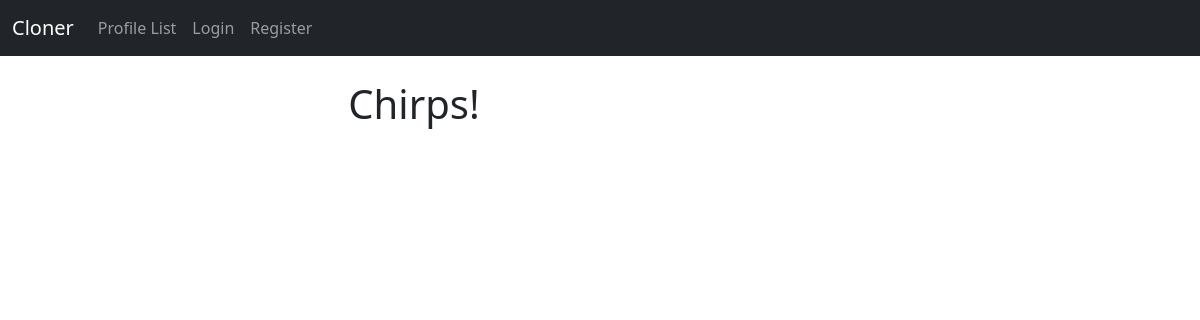
The app's page /, older data.
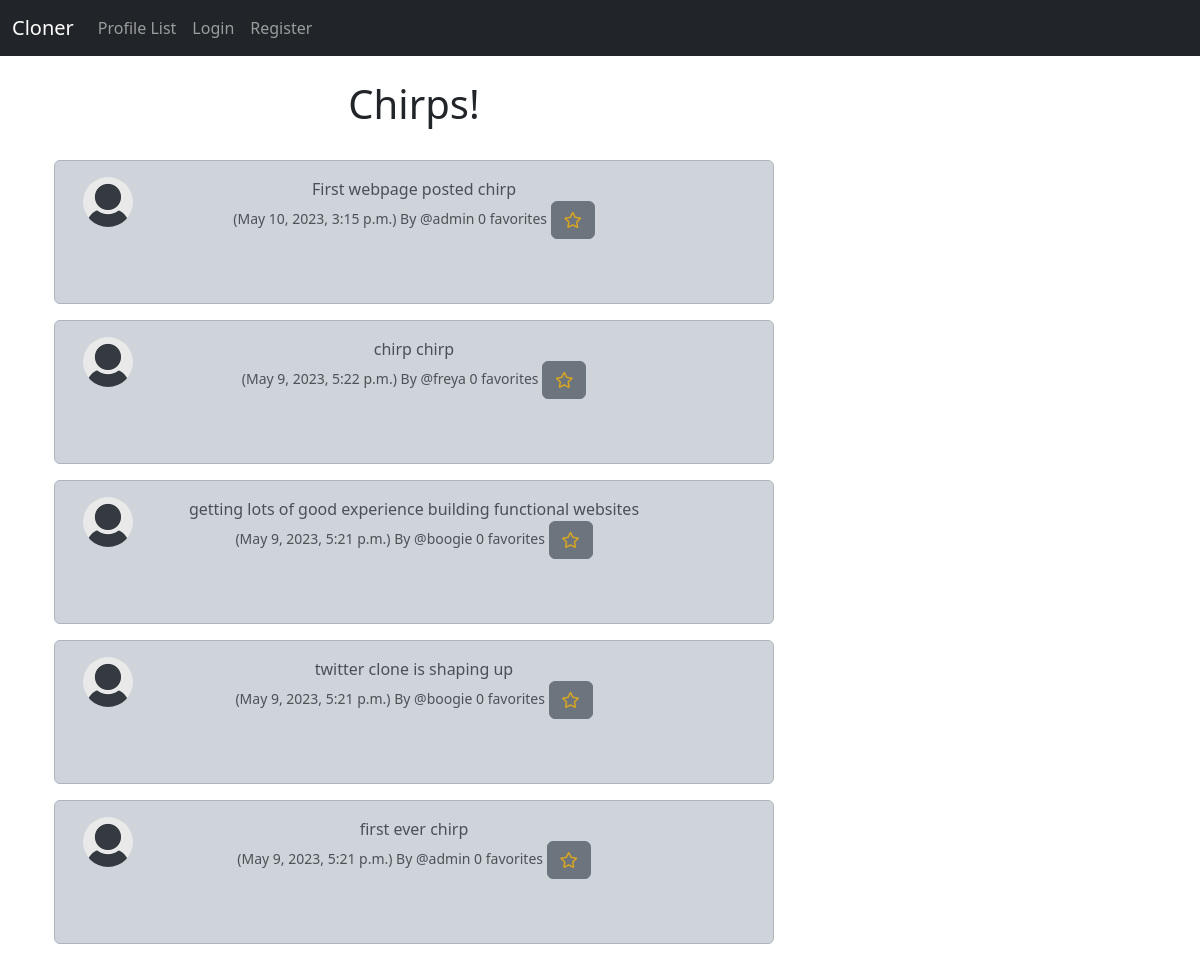
The same page, newer data.
### cloner/models.py (models this page shows, shortened)
class Chirp(models.Model):
    user = models.ForeignKey(
        User, related_name="chirps",
        on_delete=models.DO_NOTHING
    )
    body = models.CharField(max_length=200)
    created_at = models.DateTimeField(auto_now=True)
    favorites = models.ManyToManyField(User, related_name='chirp_like', blank=True)
    def total_faves(self):
        total = 0
        total = self.favorites.count()
        return total

### cloner/views.py (the view)
# urls.py: path('', views.home, name='home'),
def home(request):
    if request.user.is_authenticated:
        form = ChirpForm(request.POST or None)
        if request.method == "POST":
            if form.is_valid():
                chirp = form.save(commit=False)
                chirp.user = request.user
                chirp.save()
                messages.success(request, ("Your Chirp Has Been Posted"))
                return redirect('home')
        chirps = Chirp.objects.all().order_by("-created_at")
        return render(request, 'home.html', {"chirps":chirps, "form":form})
    else:
        chirps = Chirp.objects.all().order_by("-created_at")
        return render(request, 'home.html', {"chirps":chirps})

### cloner/templates/home.html (shortened to what this page needs)
{% extends 'base.html' %}
{% load static %}
{% block content %}
<div class="container text-center">
  <div class="row">
      <div class="col-8">
        <h1>
          Chirps!
        </h1>
    <br/>
  {% for chirp in chirps %}
    <div class="alert alert-dark" role="alert">
      <div class="container">
        <div class="row">
            <div class="col-1">
                {% if chirp.user.profile.profile_pic %}
                <img src="{{ chirp.user.profile.profile_pic.url }}" width="50" height="50"
                class="rounded-circle">
                {% else %}
                <img src="{% static 'images/default_profile_pic.png' %}" width="50" height="50" class="rounded-circle">
                {% endif %}
            </div>
      <div class="col-10">
        {{chirp.body}}<br/>
        <small class="text-muted">
          ({{ chirp.created_at }}) By
          @{{ chirp.user.username }}
          {% if user in chirp.favorites.all %}
          {{ chirp.total_faves }} favorites <a href="{% url 'chirp_fave' chirp.id %}"><button class="btn btn-secondary"><i class="fas fa-star" style="color: goldenrod;"></i></button></a>
          {% else %}
          {{ chirp.total_faves }} favorites <a href="{% url 'chirp_fave' chirp.id %}"><button class="btn btn-secondary"><i class="far fa-star" style="color: goldenrod;"></i></button></a>
          {% endif %}
        </small>
      </div>
    </div>
    </div>
        <br/><br/>
      </div>
  {% endfor %}
</div>
<div class="col-4">
            <br/><br/><br/>
</div>
{% endblock %}

Row changes from the older to the newer data that the page shows:
added Chirp: body "First webpage posted chirp", created_at "May 10, 2023, 3:15 p.m.", user.username "admin", total_faves "0"
added Chirp: body "chirp chirp", created_at "May 9, 2023, 5:22 p.m.", user.username "freya", total_faves "0"
added Chirp: body "getting lots of good experience building functional websites", created_at "May 9, 2023, 5:21 p.m.", user.username "boogie", total_faves "0"
added Chirp: body "twitter clone is shaping up", created_at "May 9, 2023, 5:21 p.m.", user.username "boogie", total_faves "0"
added Chirp: body "first ever chirp", created_at "May 9, 2023, 5:21 p.m.", user.username "admin", total_faves "0"
